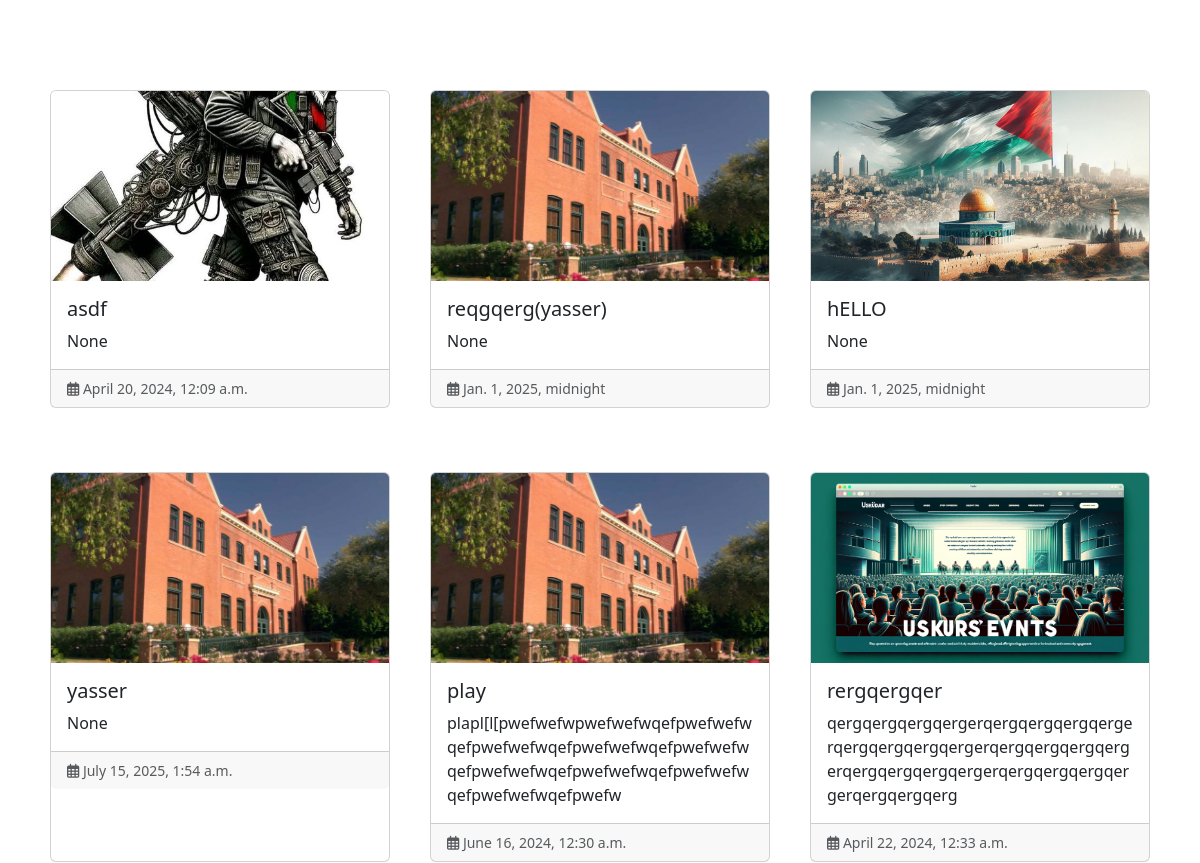
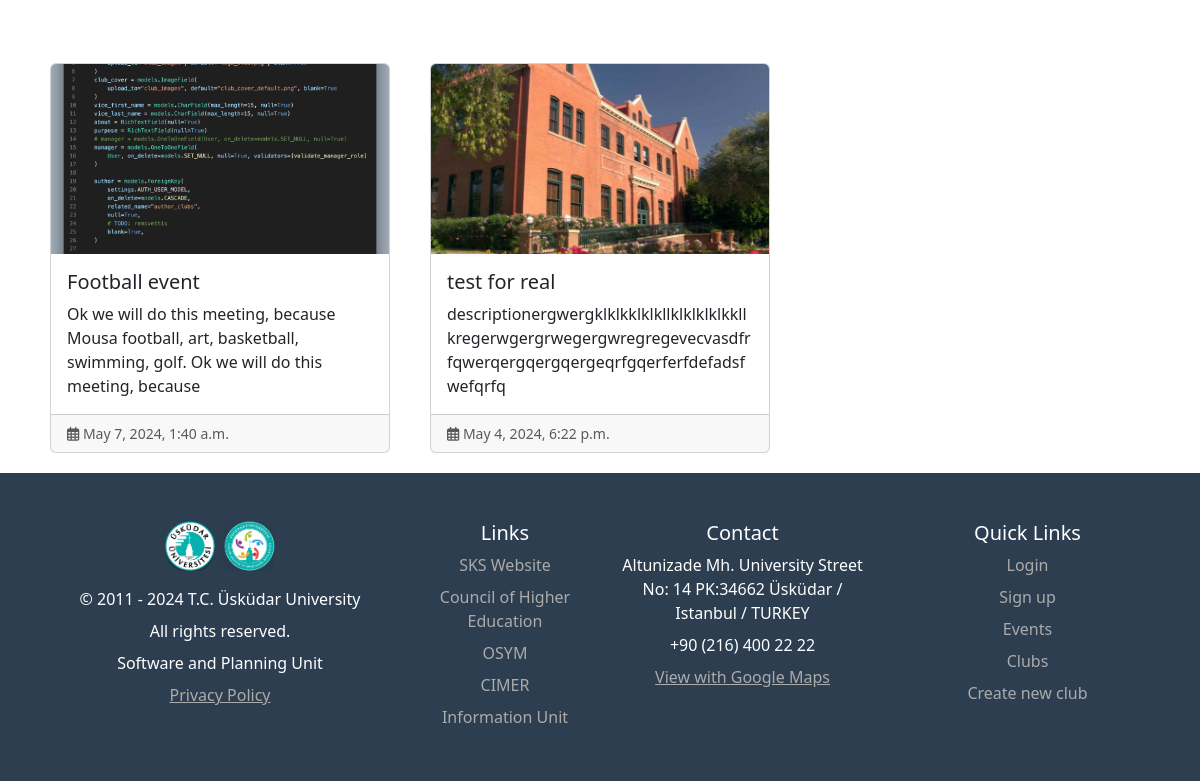
The app's page /events/ (lower part), older data (2 pictures, top to bottom).
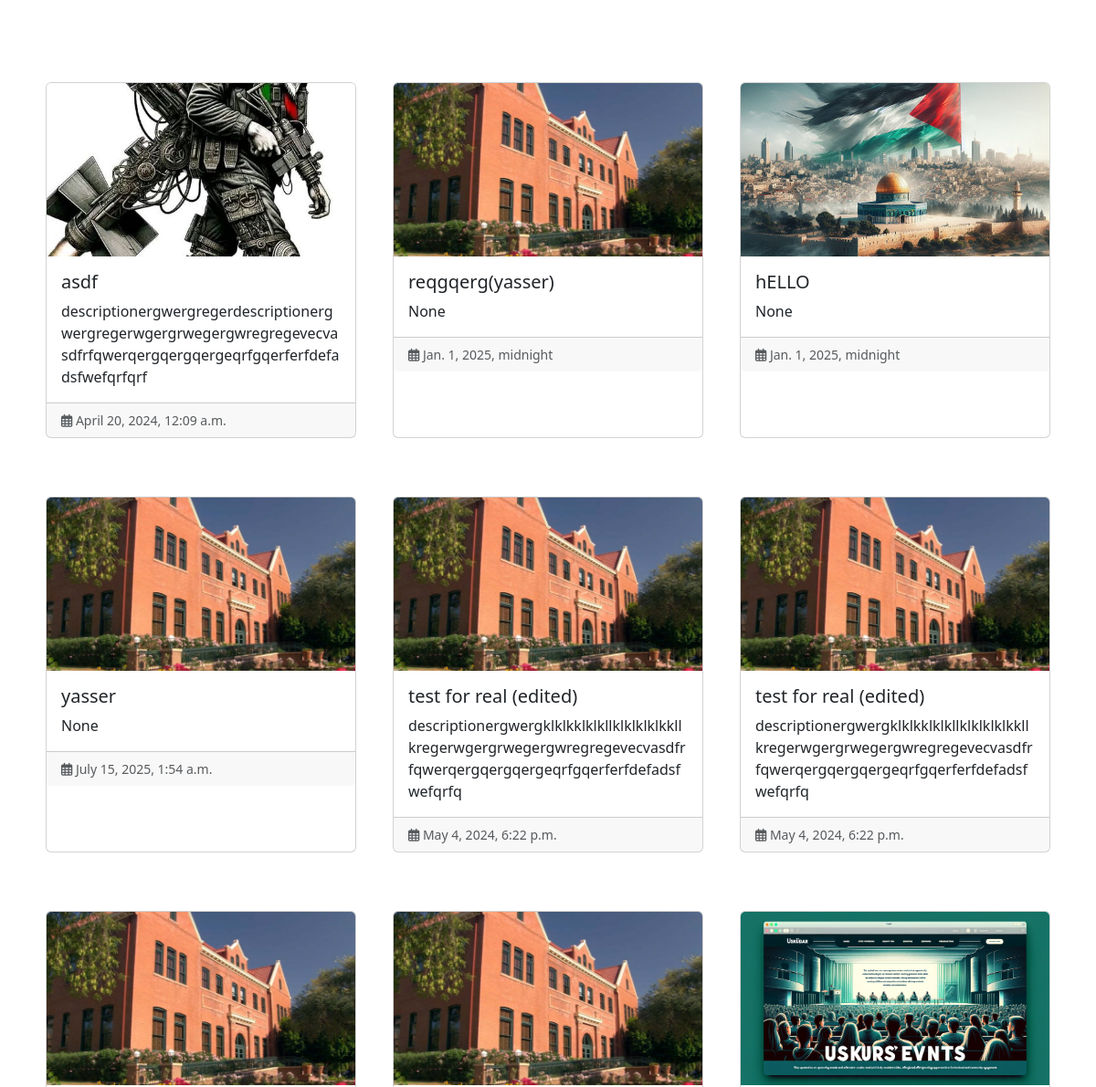
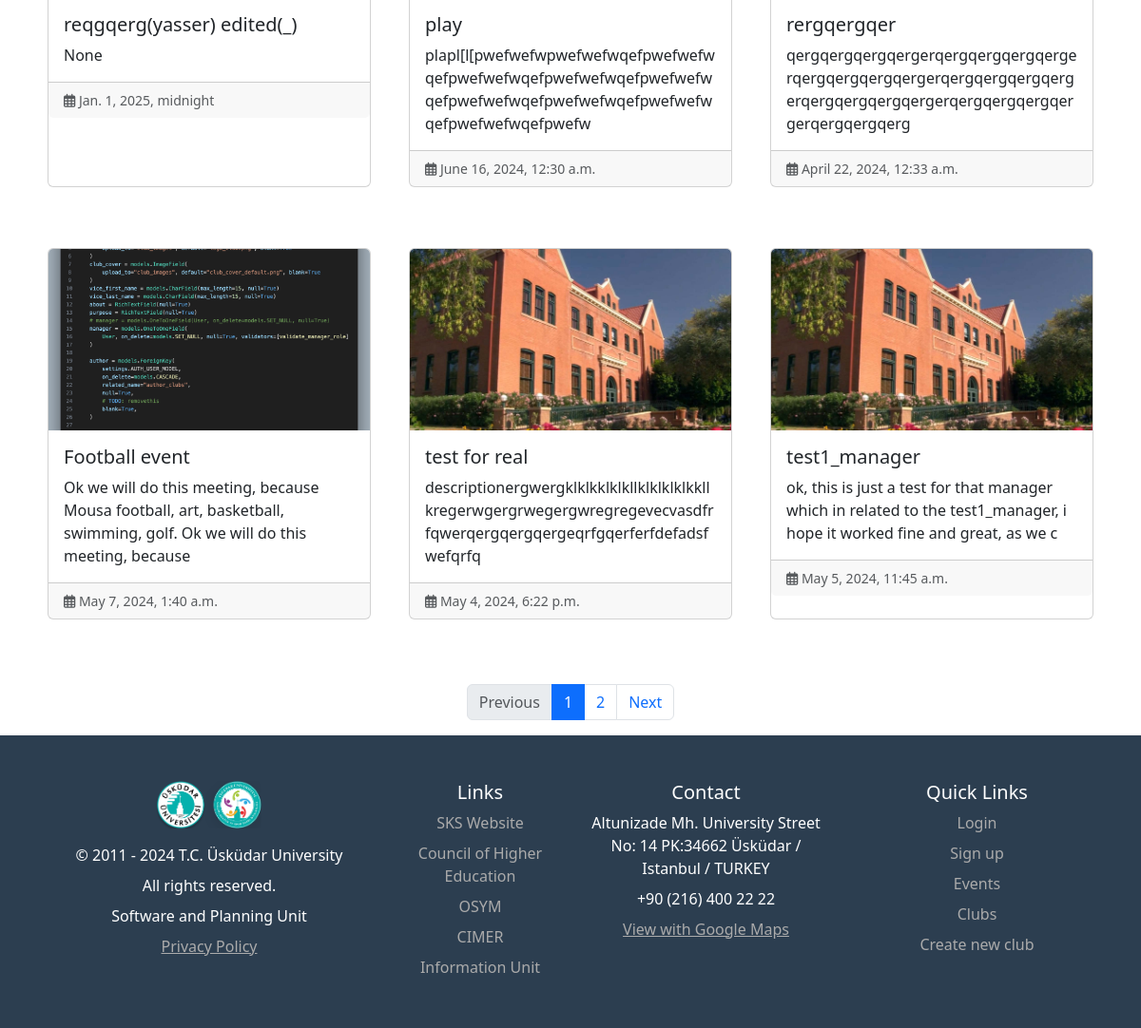
The same page, newer data (2 pictures, top to bottom).
### club_pages/models.py (models this page shows, shortened)
class Event(models.Model):
    title = models.CharField(max_length=255)
    club = models.ForeignKey(
        Club, on_delete=models.CASCADE,
        null=True,
        blank=True,
    )
    event_image = models.ImageField(upload_to="event_images", default="club-pic.jpeg", blank=True)
    date = models.DateTimeField(null=True)
    location = models.CharField(max_length=40)
    description = models.CharField(null=True, max_length=200, validators=[validate_length])
    body = RichTextField()
    rule = RichTextField(null=True)
    faq = RichTextField(null=True)
    author = models.ForeignKey(
        settings.AUTH_USER_MODEL,
        on_delete=models.CASCADE,
        null=True,
        blank=True,
    )
    updated_at = models.DateTimeField(auto_now=True, null=True, blank=True)
    class StatusChoices(models.TextChoices):
        waiting = "WAITING", "waiting"
        accepted = "ACCEPTED", "accepted"
        rejected = "REJECTED", "rejected"
    status = models.CharField(max_length=50, choices=StatusChoices.choices, default = StatusChoices.waiting, null=True, blank=True)

### club_pages/views.py (the view)
# urls.py: path("events/", EventListView.as_view(), name="event_list"),
class EventListView(ListView):
    model = Event
    template_name = "event_list.html"
    paginate_by = 12
    def get_queryset(self):
        category = self.request.GET.get('category', None)
        date_filter = self.request.GET.get('date', None)
        queryset = Event.objects.select_related('club')  # Changed to `select_related` is more appropriate here
        queryset = queryset.filter(status=Event.StatusChoices.accepted)
        if category and category != 'all':  # Ensure 'all' is an option to list all categories
            queryset = queryset.filter(club__category=category)
        if date_filter:
            queryset = queryset.filter(date__date=date_filter)
        return queryset
    def get_context_data(self, **kwargs):
        context = super().get_context_data(**kwargs)
        accepted_club_ids = Event.objects.filter(status=Event.StatusChoices.accepted).values_list('club_id', flat=True).distinct()
        context['categories'] = Club.objects.filter(id__in=accepted_club_ids).values_list('category', flat=True).distinct()
        return context

### club_pages/models.py (called while the page is built)
    def __str__(self):
        return self.title

### templates/event_list.html (shortened to what this page needs)
{% extends "base.html" %}
{% load static %}
{% block css%}
<link rel="stylesheet" href="{% static 'css/event_list.css' %}">
{% endblock %}
{% block content%}
<body>
  <div class="container mt-5">
    <form class="row g-3 justify-content-center p-4" method="get">
    </form>
  </div>
  <div class="container mt-5 ">
    <div class="row row-cols-1 row-cols-md-3 g-4">
      {% for event in event_list %}
      <div class="col">
        <a href="{% url 'event_detail' event.pk %}" class="card-link">
          <div class="card h-100">
            <div class="card-img-top-container">
              <img src="{{event.event_image.url}}" class="card-img-top" alt="...">
            </div>
            <div class="card-body">
              <h5 class="card-title">{{event.title}}</h5>
              <p class="card-text">{{event.description|slice:120}}</p>
            </div>
        </a>
        <div class="card-footer d-flex justify-content-between align-items-center">
          <small class="text-muted"><i class="fa-regular fa-calendar-days"></i> {{event.date}}</small>
        </div>
      </div>
    </div>
    {% endfor %}
  {% if is_paginated %}
  <nav aria-label="Page navigation mt-5">
    <ul class="pagination justify-content-center pt-5">
      {% if page_obj.has_previous %}
      <li class="page-item">
        <a class="page-link" href="?page={{ page_obj.previous_page_number }}" tabindex="-1"
          aria-disabled="true">Previous</a>
      </li>
      {% else %}
      <li class="page-item disabled">
        <a class="page-link" href="#" tabindex="-1" aria-disabled="true">Previous</a>
      </li>
      {% endif %}
      {% for i in paginator.page_range %}
      {% if page_obj.number == i %}
      <li class="page-item active"><a class="page-link" href="?page={{ i }}">{{ i }}</a></li>
      {% else %}
      <li class="page-item"><a class="page-link" href="?page={{ i }}">{{ i }}</a></li>
      {% endif %}
      {% endfor %}
      {% if page_obj.has_next %}
      <li class="page-item">
        <a class="page-link" href="?page={{ page_obj.next_page_number }}" tabindex="-1" aria-disabled="true">Next</a>
      </li>
      {% else %}
      <li class="page-item disabled">
        <a class="page-link" href="#" tabindex="-1" aria-disabled="true">Next</a>
      </li>
      {% endif %}
    </ul>
  </nav>
  {% endif %}
</body>
{% endblock content%}

Row changes from the older to the newer data that the page shows:
changed Event "asdf": description "None" → "descriptionergwergregerdescriptionergwergregerwgergrwegergwregregevecvasdfrfqwerqergqergqergeqrfgqerferfdefadsfwefqrfqrf"
now on this page (row edited): Event: event_image (picture), title "test for real (edited)", description "descriptionergwergklklkklklkllklklklklkkllkregerwgergrwegergwregregevecvasdfrfqwerqergqergqergeqrfgqerferfdefadsfwefqrfq", date "May 4, 2024, 6:22 p.m."
now on this page (row edited): Event: event_image (picture), title "test for real (edited)", description "descriptionergwergklklkklklkllklklklklkkllkregerwgergrwegergwregregevecvasdfrfqwerqergqergqergeqrfgqerferfdefadsfwefqrfq", date "May 4, 2024, 6:22 p.m."
now on this page (row edited): Event: event_image (picture), title "reqgqerg(yasser) edited(_)", description "None", date "Jan. 1, 2025, midnight"
now on this page (row edited): Event: event_image (picture), title "test1_manager", description "ok, this is just a test for that manager which in related to the test1_manager, i hope it worked fine and great, as we c", date "May 5, 2024, 11:45 a.m."
Text that changed along with them:
text now shown: "Previous Next"
new list line: "1"
new list line: "2"
